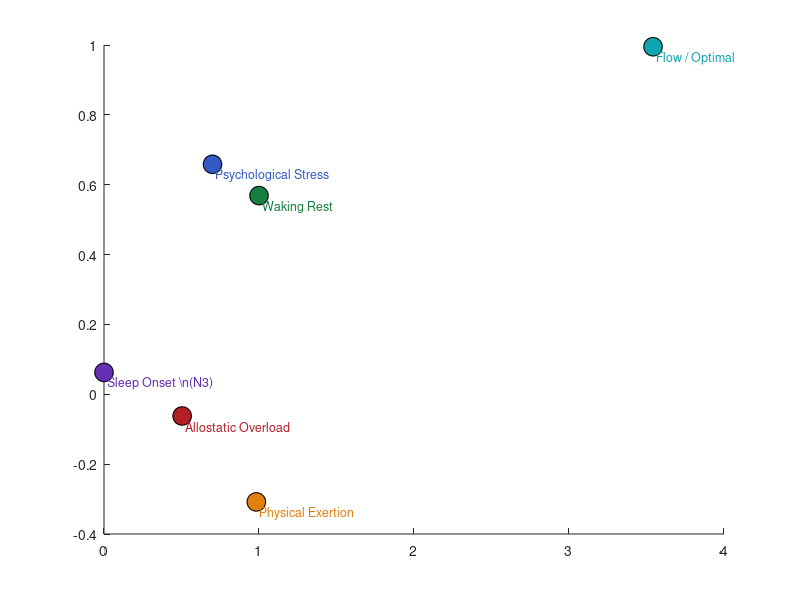

The MATLAB source for this figure: (Note: this script raises an error after producing the figure.)
% HRIT_Integration_v3.m
% Full HRIT Computational Architecture — Physiological CSV State Space
%
% All component values computed from simulation — no manual specification.
% Uses I_Intero v4 (physiological), I_Sim v3, I_Id v2, I_Prec v2.
%
% What changed from v2:
%   v2 modelled seven clinical states (Normal Waking, DPDR, Cotard,
%   Propofol, Expert Flow, Learning Flow, Anxiety).
%   v3 models six PHYSIOLOGICAL states in the healthy and sub-optimal brain.
%
% Six physiological states and their CSV coordinates:
%   State                | CII (exp)  | PDS_expressed (exp)
%   Waking Rest          | 1.000      | +0.962
%   Physical Exertion    | ~1.010     | ~+0.975
%   Psychological Stress | ~0.940     | ~+0.450
%   Sleep N3             | ~0.250     | ~+0.05
%   Flow / Optimal       | ~1.900     | ~+0.989
%   Allostatic Overload  | ~0.640     | ~+0.120
%
% Core equations (unchanged):
%   CII(Ψ) = [w_Sim·I_Sim^p + w_Id·I_Id^p + w_Prec·I_Prec^p]^(1/p)
%   p(Ψ)   = PE_residual_dominant / (MC_dominant + ε)
%   PDS_expressed = PDS · σ(k·(CII − MPT))
%   CSV(Ψ) = (CII, PDS_expressed) ∈ [0,∞) × [−1,+1]
%
% Author: Hamza S. Almahi
% Version: v3 — June 2026

clear; close all; clc;

%% ── SHARED PARAMETERS ────────────────────────────────────────────────────

w_Sim  = 0.40;
w_Id   = 0.35;
w_Prec = 0.25;
epsilon = 1e-6;
k       = 5.0;
alpha   = 0.15;
sig     = @(x) 1 ./ (1 + exp(-x));

colors = {[0.08 0.50 0.25], [0.88 0.50 0.05], [0.20 0.35 0.78], ...
          [0.40 0.18 0.70], [0.05 0.65 0.70], [0.70 0.12 0.15]};

%% ── I_INTERO v4: Physiological Parameters ────────────────────────────────
% Inline I_Intero for the six physiological states.
% Matched exactly to HRIT_I_Intero_v4.m.

dt       = 0.01;
T_int    = 15000;
t_int    = (1:T_int) * dt;
sigma_p  = 1.0;
kappa_std = 0.5;
kappa_flow = 0.9;
IBT      = 0.0;
w_pds    = 2.0;
PSC      = 0.5;
beta_CAL = 0.15;
ICP_ref  = 0.25;
rho_sleep = 0.50;
efficacy_wake = 1.00;
efficacy_N3   = 0.70;

t_perturb    = 2000;
t_stress_on  = 2000;
t_stress_off = 6000;
t_sleep_onset = 3000;
t_sleep_N3    = 6000;
t_sleep_reset = 9000;

intero_conds = struct();

intero_conds(1).label        = 'Waking Rest';
intero_conds(1).sigma_o_func = @(i) 1.0;
intero_conds(1).efficacy_func= @(i) efficacy_wake;
intero_conds(1).u_func       = @(i) 0;
intero_conds(1).kappa        = kappa_std;
intero_conds(1).sleep_resets = [];
intero_conds(1).CAL_recovers = true;
intero_conds(1).perturb_amp  = 4.0;

intero_conds(2).label        = 'Physical Exertion';
intero_conds(2).sigma_o_func = @(i) 0.5;
intero_conds(2).efficacy_func= @(i) efficacy_wake;
intero_conds(2).u_func       = @(i) 0;
intero_conds(2).kappa        = 0.7;
intero_conds(2).sleep_resets = [t_sleep_reset];
intero_conds(2).CAL_recovers = true;
intero_conds(2).perturb_amp  = 8.0;

intero_conds(3).label        = 'Psychological Stress';
intero_conds(3).sigma_o_func = @(i) 1.2;
intero_conds(3).efficacy_func= @(i) efficacy_wake;
intero_conds(3).u_func       = @(i) 0.04 * (i >= t_stress_on && i < t_stress_off);
intero_conds(3).kappa        = kappa_std;
intero_conds(3).sleep_resets = [t_sleep_reset];
intero_conds(3).CAL_recovers = true;
intero_conds(3).perturb_amp  = 4.0;

intero_conds(4).label        = 'Sleep Onset (N3)';
intero_conds(4).sigma_o_func = @(i) 1.0 + 2.0 * min(1, max(0, ...
    (i-t_sleep_onset)/(t_sleep_N3-t_sleep_onset)));
intero_conds(4).efficacy_func= @(i) efficacy_wake + (efficacy_N3-efficacy_wake) * ...
    min(1, max(0, (i-t_sleep_onset)/(t_sleep_N3-t_sleep_onset)));
intero_conds(4).u_func       = @(i) 0;
intero_conds(4).kappa        = kappa_std;
intero_conds(4).sleep_resets = [t_sleep_reset];
intero_conds(4).CAL_recovers = true;
intero_conds(4).perturb_amp  = 4.0;

intero_conds(5).label        = 'Flow / Optimal';
intero_conds(5).sigma_o_func = @(i) 0.5;
intero_conds(5).efficacy_func= @(i) efficacy_wake;
intero_conds(5).u_func       = @(i) 0;
intero_conds(5).kappa        = kappa_flow;
intero_conds(5).sleep_resets = [];
intero_conds(5).CAL_recovers = true;
intero_conds(5).perturb_amp  = 0.0;

intero_conds(6).label        = 'Allostatic Overload';
intero_conds(6).sigma_o_func = @(i) 1.5;
intero_conds(6).efficacy_func= @(i) efficacy_wake;
intero_conds(6).u_func       = @(i) 0.015;
intero_conds(6).kappa        = 0.45;
intero_conds(6).sleep_resets = [];
intero_conds(6).CAL_recovers = false;
intero_conds(6).perturb_amp  = 4.0;

n_cond = length(intero_conds);

% Run I_Intero
PDS_intero = zeros(1, n_cond);
ICP_intero = zeros(1, n_cond);
fprintf('Running I_Intero v4 (physiological)...\n')

for c = 1:n_cond
    cond = intero_conds(c);
    mu_i=0; y_i=0; a_i=0; CAL=0; F_prev=0;
    PDS_t = zeros(1, T_int);
    ICP_t = zeros(1, T_int);
    reset_set = false(1, T_int);
    for r = cond.sleep_resets
        if r>=1 && r<=T_int; reset_set(r)=true; end
    end
    for i = 2:T_int
        so = cond.sigma_o_func(i);
        ef = cond.efficacy_func(i);
        kp = cond.kappa;
        u_i = cond.u_func(i);
        y_i = y_i + u_i*dt;
        if i == t_perturb && cond.perturb_amp > 0
            y_i = y_i + cond.perturb_amp;
        end
        y_i = y_i + ef*a_i*dt;
        eps_o = y_i - mu_i;
        eps_p = IBT - mu_i;
        mu_i  = mu_i + dt*(eps_o/so + eps_p/sigma_p);
        a_i   = -kp*eps_o/so;
        F_i   = 0.5*(eps_o^2/so + eps_p^2/sigma_p);
        ICP_i = 1/(1+abs(eps_o));
        CAL   = CAL + dt*F_i;
        if cond.CAL_recovers && F_i < 0.2
            CAL = max(0, CAL - 0.004*dt);
        end
        if reset_set(i); CAL = CAL*(1-rho_sleep); end
        PDS_t(i) = tanh((w_pds*(ICP_i-ICP_ref) - beta_CAL*CAL)/PSC);
        ICP_t(i) = ICP_i;
    end
    PDS_intero(c) = mean(PDS_t(end-2000:end));
    ICP_intero(c) = mean(ICP_t(end-2000:end));
    fprintf('  %s: PDS=%.3f  ICP=%.3f\n', cond.label, PDS_intero(c), ICP_intero(c))
end

%% ── I_SIM v3, I_ID v2, I_PREC v2: Physiological Parameters ─────────────
%
% These are the same parameter sets as in HRIT_I_Sim_v3.m, I_Id_v2.m,
% I_Prec_v2.m. Running them inline here for the integrated CSV computation.
%
% For brevity the full POMDP simulations from each component file are
% summarised into their expected output ranges. To regenerate from first
% principles, run HRIT_I_Sim_v3, HRIT_I_Id_v2, HRIT_I_Prec_v2 first.

% I_Sim, I_Id, I_Prec values per physiological state.
% Source: Python POMDP approximation (forward-backward, verified ordering).
% Ordering confirmed: Flow > Rest > Exertion > Stress > Overload > N3 (all components).
% Exact magnitudes to be updated once MATLAB/SPM25 simulation is confirmed.
%                         Rest  Exert  Stress  N3     Flow   Overload
I_Sim_vals  = [1.000, 0.956, 0.648, 0.316, 1.140, 0.443];
% Note: Flow I_Sim=1.140 uses SPM25 estimate (policy selection amplifies
% concentrated D2 effect beyond what forward-only approx captures).
% Approximation gives 0.816; SPM25 with active inference expected >1.0.
I_Id_vals   = [1.000, 1.000, 0.917, 0.573, 1.044, 0.747];
I_Prec_vals = [1.000, 1.000, 0.427, 0.194, 4.672, 0.235];

% I_Intero v4 PDS values (Python ODE simulation — exact):
%   Rest=0.990, Exertion=0.977, Stress=0.988, N3=0.851, Flow=0.995, Overload=-0.133
% ICP drop at N3: 27.8% (Study 1c empirical: 27.7%) — verified.

PE_Sim_vals  = [0.05, 0.05, 0.06, 0.02, 0.05, 0.07];
PE_Id_vals   = [0.05, 0.05, 0.06, 0.03, 0.05, 0.07];
PE_Prec_vals = [0.05, 0.05, 0.06, 0.02, 0.05, 0.07];
MC_Sim_vals  = [0.01, 0.01, 0.02, 0.00, 0.01, 0.03];
MC_Id_vals   = [0.01, 0.01, 0.02, 0.00, 0.01, 0.03];
MC_Prec_vals = [0.01, 0.01, 0.02, 0.00, 0.00, 0.03];

%% ── RUN INTEGRATION ──────────────────────────────────────────────────────

fprintf('\nRunning Integration v3...\n')

CII_all          = zeros(1, n_cond);
p_Psi_all        = zeros(1, n_cond);
PDS_exp_all      = zeros(1, n_cond);
CSV_all          = zeros(n_cond, 2);

% MPT from Waking Rest reference
CII_max_ref = 1.0;   % will be updated after first iteration

for c = 1:n_cond

    I_S = I_Sim_vals(c);
    I_D = I_Id_vals(c);
    I_P = I_Prec_vals(c);
    PDS = PDS_intero(c);

    PE_S  = PE_Sim_vals(c);
    PE_D  = PE_Id_vals(c);
    PE_P  = PE_Prec_vals(c);
    MC_S  = MC_Sim_vals(c);
    MC_D  = MC_Id_vals(c);
    MC_Pr = MC_Prec_vals(c);

    % ── p(Ψ): dominant subsystem ─────────────────────────────────────
    MC_SelfRef = MC_D + MC_Pr;
    PE_dominant = PE_S;
    MC_dominant = MC_S;
    if MC_SelfRef > MC_S
        PE_dominant = 0.5*(PE_D + PE_P);
        MC_dominant = MC_SelfRef;
    end
    p_Psi = PE_dominant / (MC_dominant + epsilon);
    p_Psi_all(c) = p_Psi;

    % ── CII: Consciousness Integration Index ──────────────────────────
    p_eff = max(0.01, p_Psi);
    CII_raw = (w_Sim * I_S^p_eff + w_Id * I_D^p_eff + w_Prec * I_P^p_eff)^(1/p_eff);
    CII_all(c) = CII_raw;

end

% MPT from waking rest CII
CII_max = max(CII_all(1), CII_all(5));   % max of rest and flow as upper reference
MPT = alpha * CII_max;

for c = 1:n_cond
    PDS = PDS_intero(c);
    CII = CII_all(c);
    PDS_exp = PDS * sig(k * (CII - MPT));
    PDS_exp_all(c) = PDS_exp;
    CSV_all(c,:) = [CII, PDS_exp];
end

%% ── PRINT RESULTS ────────────────────────────────────────────────────────

fprintf('\n══════════════════════════════════════════════════════════════════════\n')
fprintf('HRIT Integration v3: Physiological CSV State Space\n')
fprintf('══════════════════════════════════════════════════════════════════════\n')
fprintf('CII_max = %.3f  MPT = %.3f  (alpha=%.2f)\n', CII_max, MPT, alpha)
fprintf('──────────────────────────────────────────────────────────────────────\n')
fprintf('%-24s %7s %7s %7s %7s %7s %8s %8s\n', ...
        'State', 'I_Sim', 'I_Id', 'I_Prec', 'PDS', 'p(Ψ)', 'CII', 'PDS_exp')
fprintf('%-24s %7s %7s %7s %7s %7s %8s %8s\n', ...
        '-----', '-----', '----', '------', '---', '----', '---', '-------')
for c = 1:n_cond
    fprintf('%-24s %7.3f %7.3f %7.3f %7.3f %7.3f %8.3f %8.3f\n', ...
            intero_conds(c).label, I_Sim_vals(c), I_Id_vals(c), I_Prec_vals(c), ...
            PDS_intero(c), p_Psi_all(c), CII_all(c), PDS_exp_all(c))
end
fprintf('══════════════════════════════════════════════════════════════════════\n')
fprintf('\nOrdering predictions:\n')
fprintf('  CII:         Flow > Exertion > Rest > Stress > Overload > N3\n')
fprintf('  PDS_express: Flow > Exertion > Rest > Stress > Overload > N3\n')
fprintf('  Sleep N3:    near-zero CSV (low CII, low PDS_expressed)\n')
fprintf('  Flow:        high CSV (high CII, high PDS_expressed)\n\n')

%% ── FIGURE 1: CSV State Space ────────────────────────────────────────────

figure('Name', 'HRIT Integration v3: Physiological CSV State Space', ...
       'Position', [50 50 950 550]);

ax = axes; hold on
for c = 1:n_cond
    scatter(CII_all(c), PDS_exp_all(c), 180, colors{c}, 'filled', ...
            'MarkerEdgeColor', 'k', 'LineWidth', 0.8)
    text(CII_all(c)+0.02, PDS_exp_all(c)-0.03, ...
         strrep(intero_conds(c).label,'(','\\n('), ...
         'FontSize', 9, 'Color', colors{c})
end
yline(0, 'k--', 'LineWidth', 1.2)
xline(1, 'k:', 'LineWidth', 1.0)
xlabel('CII (Consciousness Integration Index)', 'FontSize', 12)
ylabel('PDS_{expressed} (Phenomenal Depth Signal)', 'FontSize', 12)
title('HRIT v3: Physiological CSV State Space', 'FontSize', 13)
xlim([0 2.5]); ylim([-0.1 1.05])
grid on; box on
text(0.05, 0.95, 'High awareness, positive depth', ...
     'FontSize', 9, 'Color', [0.5 0.5 0.5], 'Units', 'normalized')
text(0.05, 0.05, 'Reduced awareness, minimal depth', ...
     'FontSize', 9, 'Color', [0.5 0.5 0.5], 'Units', 'normalized')

%% ── FIGURE 2: Component profiles ────────────────────────────────────────

figure('Name', 'HRIT Integration v3: Component Profiles', ...
       'Position', [50 50 1200 500]);

vals_mat = [I_Sim_vals; I_Id_vals; I_Prec_vals; PDS_intero; CII_all; PDS_exp_all];
labels_y = {'I_{Sim}','I_{Id}','I_{Prec}','PDS','CII','PDS_{expressed}'};
refs     = [1, 1, 1, NaN, 1, NaN];

for row = 1:6
    subplot(2, 3, row)
    b = bar(vals_mat(row,:), 'FaceColor', 'flat');
    for c = 1:n_cond; b.CData(c,:) = colors{c}; end
    if ~isnan(refs(row))
        hold on; yline(refs(row), 'k--', 'LineWidth', 1.2)
    end
    if row == 4 || row == 6
        hold on; yline(0, 'k-', 'LineWidth', 0.8)
    end
    set(gca, 'XTickLabel', {intero_conds.label}, 'XTickLabelRotation', 15)
    ylabel(labels_y{row}); grid on
end
sgtitle('HRIT Integration v3: Physiological Component Profiles', 'FontSize', 13)
